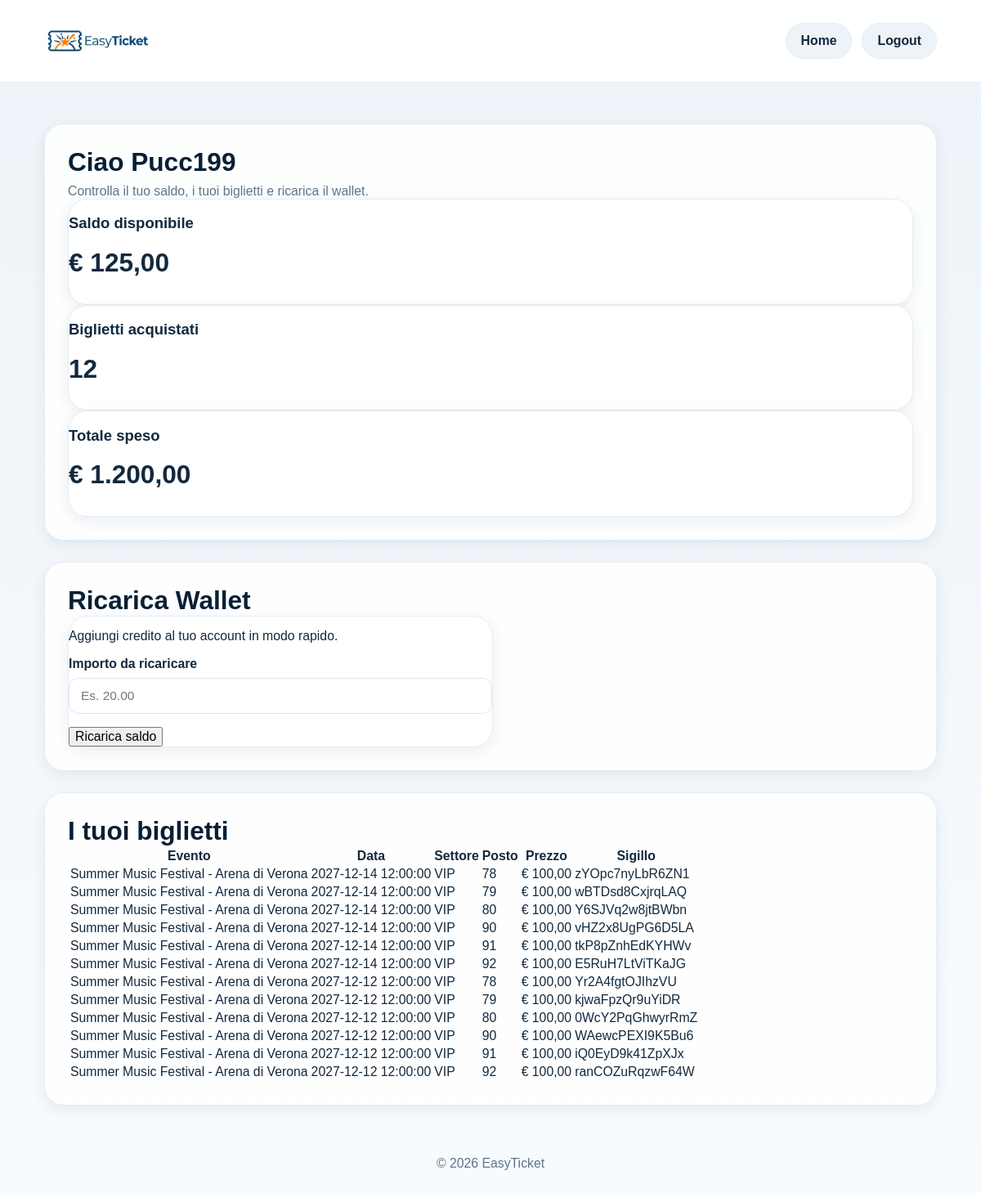
The page /User_dashboard.php (signed in) on the database its author committed.
### tables this page shows
CREATE TABLE `utente` (
  `id` int NOT NULL,
  `nome` varchar(50) NOT NULL,
  `cognome` varchar(50) NOT NULL,
  `data_nascita` date NOT NULL,
  `username` varchar(50) NOT NULL,
  `password` varchar(255) NOT NULL,
  `id_ruolo` int NOT NULL,
  `saldo` decimal(10,2) NOT NULL DEFAULT '0.00'
);

CREATE TABLE `biglietto` (
  `id` int NOT NULL,
  `sigillo_fiscale` varchar(20) NOT NULL,
  `disponibilita` tinyint(1) NOT NULL DEFAULT '1',
  `id_utente` int NOT NULL,
  `id_evento_settore` int NOT NULL,
  `posto` int NOT NULL,
  `prezzo` decimal(10,2) NOT NULL,
  `data_acquisto` datetime NOT NULL DEFAULT CURRENT_TIMESTAMP
);

CREATE TABLE `evento` (
  `id` int NOT NULL,
  `titolo` varchar(120) NOT NULL,
  `descrizione` text,
  `id_categoria` int NOT NULL,
  `id_luogo` int NOT NULL,
  `immagine` varchar(255) DEFAULT NULL,
  `stato` enum('programmato','annullato','completato') NOT NULL DEFAULT 'programmato'
);

CREATE TABLE `replica_evento` (
  `id` int NOT NULL,
  `id_evento` int NOT NULL,
  `data_ora_inizio` datetime NOT NULL,
  `data_ora_fine` datetime DEFAULT NULL,
  `stato` enum('programmata','annullata','completata') NOT NULL DEFAULT 'programmata'
);

CREATE TABLE `settore` (
  `id` int NOT NULL,
  `nome` varchar(50) NOT NULL,
  `descrizione` varchar(255) DEFAULT NULL
);

### User_dashboard.php (the view, shortened to what this page needs)
<?php
require_once 'init.php';
$username = $_SESSION['username'] ?? '';
$ruolo = (int)($_SESSION['ruolo'] ?? 0);
$stmt = $pdo->prepare("SELECT id, username, saldo FROM utente WHERE username = ? LIMIT 1");
$stmt->execute([$username]);
$utente = $stmt->fetch();
$stmt = $pdo->prepare("
    SELECT
        b.id,
        e.titolo AS evento_nome,
        r.data_ora_inizio AS data_evento,
        s.nome AS settore_nome,
        b.posto,
        b.prezzo,
        b.sigillo_fiscale
    FROM biglietto b
    JOIN evento_settore es ON b.id_evento_settore = es.id
    JOIN replica_evento r ON es.id_replica_evento = r.id
    JOIN evento e ON es.id_evento = e.id
    JOIN settore s ON es.id_settore = s.id
    WHERE b.id_utente = ?
    ORDER BY r.data_ora_inizio DESC, e.titolo ASC
");
$stmt->execute([$utente['id']]);
$biglietti = $stmt->fetchAll();
$numeroBiglietti = count($biglietti);
$totaleSpeso = 0;
foreach ($biglietti as $biglietto) {
    $totaleSpeso += (float)$biglietto['prezzo'];
}
?>
<!DOCTYPE html>
<html lang="it">
<head>
    <link rel="stylesheet" href="css/base.css">
    <link rel="stylesheet" href="user.css">
</head>
<body>
    <header class="site-header">
        <div class="header-inner">
            <a href="home.php" class="brand">
                <img src="img/logo_sito.png" alt="Logo EasyTicket">
            </a>
            <nav class="user-nav">
                <a href="home.php" class="user-pill secondary-pill">Home</a>
                <a href="logout.php" class="user-pill secondary-pill">Logout</a>
            </nav>
        </div>
    </header>
    <main class="page-shell">
        <section class="section-block">
            <div class="section-heading">
                <h2>Ciao <?php echo htmlspecialchars($utente['username']); ?></h2>
                <p>Controlla il tuo saldo, i tuoi biglietti e ricarica il wallet.</p>
            </div>
            <div class="admin-grid">
                <div class="admin-card">
                    <h3>Saldo disponibile</h3>
                    <p id="wallet-balance" style="font-size: 2rem; font-weight: 700; margin-top: 10px;">
                        € <?php echo number_format((float)$utente['saldo'], 2, ',', '.'); ?>
                    </p>
                </div>
                <div class="admin-card">
                    <h3>Biglietti acquistati</h3>
                    <p style="font-size: 2rem; font-weight: 700; margin-top: 10px;">
                        <?php echo $numeroBiglietti; ?>
                    </p>
                </div>
                <div class="admin-card">
                    <h3>Totale speso</h3>
                    <p style="font-size: 2rem; font-weight: 700; margin-top: 10px;">
                        € <?php echo number_format($totaleSpeso, 2, ',', '.'); ?>
                    </p>
                </div>
            </div>
        </section>
        <?php if ($ruolo === 2): ?>
        <section class="section-block">
            <div class="section-heading">
                <h2>Ricarica Wallet</h2>
            </div>
            <div class="admin-card" style="max-width: 520px;">
                <p style="margin-bottom: 16px;">Aggiungi credito al tuo account in modo rapido.</p>
                <form id="wallet-recharge-form">
                    <div class="admin-form-group">
                        <label for="wallet-importo">Importo da ricaricare</label>
                        <input
                            type="number"
                            id="wallet-importo"
                            name="importo"
                            min="1"
                            max="1000"
                            step="0.01"
                            placeholder="Es. 20.00"
                            required
                        >
                    </div>
                    <button type="submit" id="wallet-submit-btn" class="admin-submit">
                        Ricarica saldo
                    </button>
                </form>
            </div>
        </section>
        <?php endif; ?>
        <section class="section-block">
            <div class="section-heading">
                <h2>I tuoi biglietti</h2>
            </div>
            <?php if (empty($biglietti)): ?>
                <div class="admin-card">
                    <h3>Nessun biglietto trovato</h3>
                    <p style="margin-top: 10px;">Non risultano ancora biglietti associati al tuo account.</p>
                    <div style="margin-top: 20px;">
                        <a href="home.php" class="admin-submit" style="display: inline-block; text-decoration: none;">
                            Vai agli eventi
                        </a>
                    </div>
                </div>
            <?php else: ?>
                <div class="table-wrapper">
                    <table class="styled-table">
                        <thead>
                            <tr>
                                <th>Evento</th>
                                <th>Data</th>
                                <th>Settore</th>
                                <th>Posto</th>
                                <th>Prezzo</th>
                                <th>Sigillo</th>
                            </tr>
                        </thead>
                        <tbody>
                            <?php foreach ($biglietti as $biglietto): ?>
                                <tr>
                                    <td><?php echo htmlspecialchars($biglietto['evento_nome']); ?></td>
                                    <td><?php echo htmlspecialchars($biglietto['data_evento']); ?></td>
                                    <td><?php echo htmlspecialchars($biglietto['settore_nome']); ?></td>
                                    <td><?php echo htmlspecialchars($biglietto['posto']); ?></td>
                                    <td>€ <?php echo number_format((float)$biglietto['prezzo'], 2, ',', '.'); ?></td>
                                    <td><?php echo htmlspecialchars($biglietto['sigillo_fiscale']); ?></td>
                                </tr>
                            <?php endforeach; ?>
                        </tbody>
                    </table>
                </div>
            <?php endif; ?>
        </section>
    </main>
    <footer class="site-footer">
        <p>&copy; 2026 EasyTicket</p>
    </footer>
</body>
</html>

### css/base.css (style rules this page uses)
:root { --color-primary: #0b5f97; --color-primary-dark: #084c79; --color-primary-hover: #084c79; --color-accent: #f39a05; --color-accent-dark: #d98500; --color-bg: #edf3f8; --color-surface: #ffffff; --color-surface-soft: #f8fbfe; --color-text: #13293d; --color-text-muted: #607487; --color-border: #e4edf4; --shadow-sm: 0 6px 18px rgba(10, 52, 84, 0.08); --shadow-md: 0 16px 40px rgba(10, 52, 84, 0.14); --radius-sm: 10px; --radius-md: 18px; --radius-lg: 24px; }
* { box-sizing: border-box; }
html { scroll-behavior: smooth; font-size: clamp(14px, 0.8rem + 0.25vw, 16px); }
body { margin: 0; padding: 0; min-height: 100dvh; font-family: Arial, sans-serif; background: linear-gradient(180deg, #edf3f8 0%, #f8fbfe 100%); color: var(--color-text); overflow-x: hidden; }
img { max-width: 100%; display: block; }
a { color: inherit; text-decoration: none; }
button, input, select, textarea { font: inherit; }
button { cursor: pointer; }
input, select, textarea { outline: none; }
.site-header { position: sticky; top: 0; z-index: 100; background: rgba(255, 255, 255, 0.95); backdrop-filter: blur(10px); border-bottom: 1px solid var(--color-border); }
.header-inner { max-width: min(95%, 1180px); margin: 0 auto; padding: clamp(10px, 2vw, 14px) clamp(16px, 3vw, 24px); display: flex; align-items: center; justify-content: space-between; gap: clamp(12px, 2vw, 20px); }
.brand img { height: clamp(40px, 6vw, 80px); width: auto; }
.user-nav { display: flex; align-items: center; gap: clamp(8px, 1.5vw, 12px); flex-wrap: wrap; }
.site-footer { text-align: center; padding: clamp(16px, 2.5vw, 22px); color: var(--color-text-muted); }
.page-shell { max-width: min(95%, 1180px); margin: 0 auto; padding: clamp(16px, 3vw, 24px); }
.section-block { margin-top: clamp(18px, 3vw, 26px); background: rgba(255, 255, 255, 0.9); border: 1px solid var(--color-border); border-radius: var(--radius-lg); padding: clamp(20px, 3vw, 28px); box-shadow: var(--shadow-sm); }
.section-heading h2 { margin: 0; font-size: clamp(1.5rem, 2vw + 0.5rem, 2rem); color: #081f34; }
.section-heading p { margin: clamp(6px, 1vw, 8px) 0 0; color: var(--color-text-muted); }
.user-pill { text-decoration: none; padding: clamp(10px, 1.5vw, 12px) clamp(14px, 2vw, 18px); border-radius: 999px; font-weight: 700; transition: 0.2s ease; min-height: 44px; display: inline-flex; align-items: center; justify-content: center; }
.secondary-pill { background: #eef3f8; color: var(--color-text); border: 1px solid var(--color-border); }
.admin-submit, .admin-delete, .dash-btn { transition: transform 0.2s ease, opacity 0.2s ease, background 0.2s ease; }
.admin-card, .summary-card, .ticket-card, .empty-card, .hero-user-card, .match-card { background: var(--color-surface); border: 1px solid var(--color-border); border-radius: var(--radius-lg); box-shadow: var(--shadow-sm); }
.admin-form-group { margin-bottom: clamp(12px, 2vw, 16px); }
.admin-form-group label { display: block; margin-bottom: clamp(6px, 1vw, 8px); font-weight: 700; color: var(--color-text); }
.admin-card input[type="text"], .admin-card input[type="datetime-local"], .admin-card input[type="file"], .admin-card input[type="number"], .admin-card input[type="date"], .admin-card input[type="time"], .admin-card input[type="password"], .admin-card select, .admin-card textarea { width: 100%; padding: clamp(10px, 1.5vw, 12px) clamp(12px, 2vw, 14px); border-radius: clamp(10px, 1.5vw, 12px); border: 1px solid #dce7f0; background: #fff; color: var(--color-text); font-size: clamp(0.9rem, 0.8vw + 0.7rem, 0.98rem); transition: border-color 0.2s ease, box-shadow 0.2s ease; min-height: 44px; }

### rows shown on the page
utente: username "Pucc199", saldo "125,00"
biglietto: evento.titolo "Summer Music Festival - Arena di Verona", replica_evento.data_ora_inizio "2027-12-14 12:00:00", settore.nome "VIP", posto "78", prezzo "100,00", sigillo_fiscale "zYOpc7nyLbR6ZN1"
biglietto: evento.titolo "Summer Music Festival - Arena di Verona", replica_evento.data_ora_inizio "2027-12-14 12:00:00", settore.nome "VIP", posto "79", prezzo "100,00", sigillo_fiscale "wBTDsd8CxjrqLAQ"
biglietto: evento.titolo "Summer Music Festival - Arena di Verona", replica_evento.data_ora_inizio "2027-12-14 12:00:00", settore.nome "VIP", posto "80", prezzo "100,00", sigillo_fiscale "Y6SJVq2w8jtBWbn"
biglietto: evento.titolo "Summer Music Festival - Arena di Verona", replica_evento.data_ora_inizio "2027-12-14 12:00:00", settore.nome "VIP", posto "90", prezzo "100,00", sigillo_fiscale "vHZ2x8UgPG6D5LA"
biglietto: evento.titolo "Summer Music Festival - Arena di Verona", replica_evento.data_ora_inizio "2027-12-14 12:00:00", settore.nome "VIP", posto "91", prezzo "100,00", sigillo_fiscale "tkP8pZnhEdKYHWv"
biglietto: evento.titolo "Summer Music Festival - Arena di Verona", replica_evento.data_ora_inizio "2027-12-14 12:00:00", settore.nome "VIP", posto "92", prezzo "100,00", sigillo_fiscale "E5RuH7LtViTKaJG"
biglietto: evento.titolo "Summer Music Festival - Arena di Verona", replica_evento.data_ora_inizio "2027-12-12 12:00:00", settore.nome "VIP", posto "78", prezzo "100,00", sigillo_fiscale "Yr2A4fgtOJIhzVU"
biglietto: evento.titolo "Summer Music Festival - Arena di Verona", replica_evento.data_ora_inizio "2027-12-12 12:00:00", settore.nome "VIP", posto "79", prezzo "100,00", sigillo_fiscale "kjwaFpzQr9uYiDR"
biglietto: evento.titolo "Summer Music Festival - Arena di Verona", replica_evento.data_ora_inizio "2027-12-12 12:00:00", settore.nome "VIP", posto "80", prezzo "100,00", sigillo_fiscale "0WcY2PqGhwyrRmZ"
biglietto: evento.titolo "Summer Music Festival - Arena di Verona", replica_evento.data_ora_inizio "2027-12-12 12:00:00", settore.nome "VIP", posto "90", prezzo "100,00", sigillo_fiscale "WAewcPEXI9K5Bu6"
biglietto: evento.titolo "Summer Music Festival - Arena di Verona", replica_evento.data_ora_inizio "2027-12-12 12:00:00", settore.nome "VIP", posto "91", prezzo "100,00", sigillo_fiscale "iQ0EyD9k41ZpXJx"
biglietto: evento.titolo "Summer Music Festival - Arena di Verona", replica_evento.data_ora_inizio "2027-12-12 12:00:00", settore.nome "VIP", posto "92", prezzo "100,00", sigillo_fiscale "ranCOZuRqzwF64W"

### other values the page prints
$numeroBiglietti "12"
$totaleSpeso "1.200,00"
